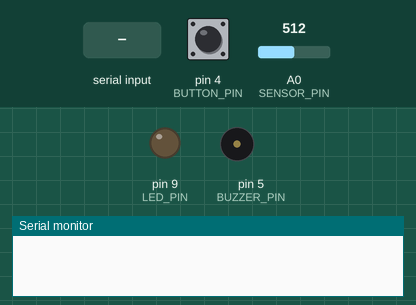
The sketch below on a simulated Arduino Uno, built with avr-gcc and run on an emulated ATmega328P. On the bench: output pins drawn as LEDs (lit = HIGH), buzzer (waves = sounding), the last lines printed to the serial monitor. The inputs (shaded band) are chosen by the test bench; at power-on: pin 4 (BUTTON_PIN) HIGH, A0 (SENSOR_PIN) = 512.

Above: at 1.2 s.
1.3 s: pin 4 (BUTTON_PIN) pulled LOW for 0.15 s
3.2 s: A0 (SENSOR_PIN) set to 413
4.7 s: A0 (SENSOR_PIN) set to 392
At 5.9 s:
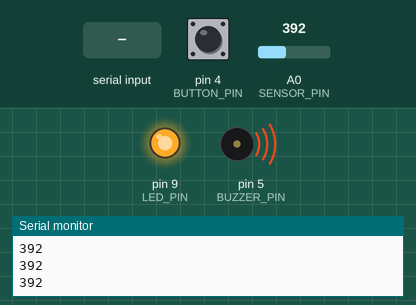
6.2 s: "90,45\n" received over Serial
At 8.0 s:
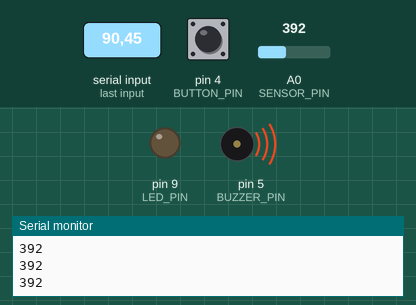
8.7 s: "30,150\n" received over Serial
At 9.2 s:
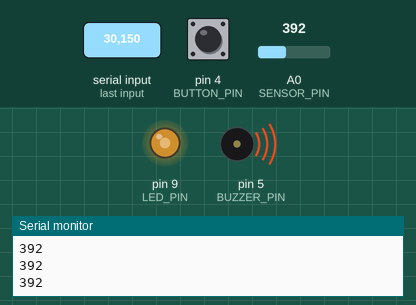
11.2 s: pin 4 (BUTTON_PIN) pulled LOW for 1 s
At 12.1 s:
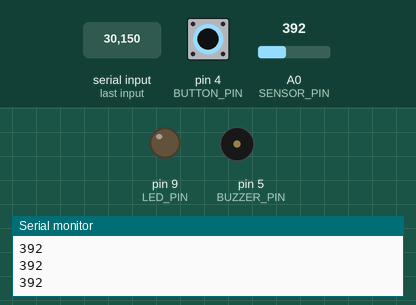
Timing chart, 0 to 14.2 s (numbered marks = the images above; inputs shaded):
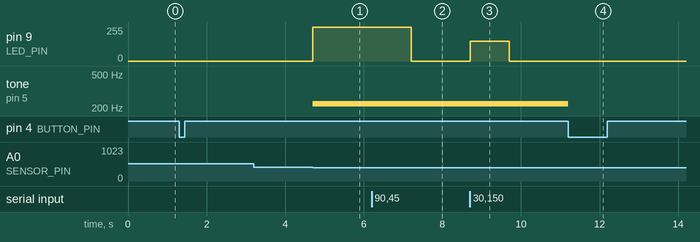

The sketch:

air_quality_monitor.ino
```cpp
// Arduino Air Quality Monitoring System
//
// Hardware connections:
//
// MQ-135 gas sensor:
//   AO  -> A0
//   GND -> GND
//   VCC -> 5V
//
// Push button:
//   Signal -> D4
//   GND    -> GND
//
// LED:
//   Signal -> D9
//   GND    -> GND
//
// Buzzer:
//   Signal -> D5
//   GND    -> GND
//
// Serial communication:
//   Baud rate: 9600
//
// The Arduino sends MQ-135 sensor readings to the Python application.
// The Python application can send a value between 0 and 255 to control
// the LED intensity.

#include <Arduino.h>


// ============================================================
// Pin configuration
// ============================================================

const int SENSOR_PIN = A0;
const int BUTTON_PIN = 4;
const int LED_PIN = 9;
const int BUZZER_PIN = 5;


// ============================================================
// Air quality thresholds
// ============================================================

const int GAS_THRESHOLD_LOW = 200;
const int GAS_THRESHOLD_HIGH = 400;


// ============================================================
// Timing configuration
// ============================================================

const unsigned long DEBOUNCE_DELAY = 200;
const unsigned long SENSOR_INTERVAL = 100;


// ============================================================
// System state
// ============================================================

bool monitoringEnabled = false;
bool lastButtonState = HIGH;

int sensorValue = 0;

// Default LED intensity.
// Range: 0 - 255
int ledIntensity = 255;

unsigned long lastDebounceTime = 0;
unsigned long lastSensorRead = 0;


// ============================================================
// Setup
// ============================================================

void setup() {

  // Start serial communication with the Python application.
  Serial.begin(9600);

  // Configure hardware pins.
  pinMode(BUTTON_PIN, INPUT_PULLUP);
  pinMode(LED_PIN, OUTPUT);
  pinMode(BUZZER_PIN, OUTPUT);

  // Ensure actuators are disabled when the system starts.
  analogWrite(LED_PIN, 0);
  noTone(BUZZER_PIN);
}


// ============================================================
// Main loop
// ============================================================

void loop() {

  // Check whether the user pressed the monitoring button.
  handleButton();

  // Check whether the Python application sent a new
  // LED intensity value.
  readSerialInput();

  // Run the monitoring system only when enabled.
  if (monitoringEnabled) {

    monitorAirQuality();

  } else {

    // Turn off the actuators when monitoring is disabled.
    analogWrite(LED_PIN, 0);
    noTone(BUZZER_PIN);
  }
}


// ============================================================
// Button handling
// ============================================================

void handleButton() {

  bool currentButtonState = digitalRead(BUTTON_PIN);

  // Detect the transition from released to pressed.
  if (
    currentButtonState == LOW &&
    lastButtonState == HIGH &&
    millis() - lastDebounceTime >= DEBOUNCE_DELAY
  ) {

    // Toggle the monitoring system.
    monitoringEnabled = !monitoringEnabled;

    lastDebounceTime = millis();
  }

  lastButtonState = currentButtonState;
}


// ============================================================
// Serial input from Python
// ============================================================

void readSerialInput() {

  if (Serial.available() > 0) {

    // The Python interface sends a value between 0 and 255.
    int receivedValue = Serial.parseInt();

    if (
      receivedValue >= 0 &&
      receivedValue <= 255
    ) {

      ledIntensity = receivedValue;
    }
  }
}


// ============================================================
// Air quality monitoring
// ============================================================

void monitorAirQuality() {

  // Limit how often the sensor is read.
  if (
    millis() - lastSensorRead < SENSOR_INTERVAL
  ) {
    return;
  }

  lastSensorRead = millis();

  // Read the analog output of the MQ-135 sensor.
  sensorValue = analogRead(SENSOR_PIN);

  // Send the sensor value to the Python application.
  Serial.println(sensorValue);


  // ----------------------------------------------------------
  // Alert condition
  // ----------------------------------------------------------

  if (
    sensorValue >= GAS_THRESHOLD_LOW &&
    sensorValue < GAS_THRESHOLD_HIGH
  ) {

    // Turn on the LED using the intensity configured
    // from the Python interface.
    analogWrite(
      LED_PIN,
      ledIntensity
    );

    // Generate an audible alert.
    tone(
      BUZZER_PIN,
      225,
      2000
    );

  } else {

    // No alert condition.
    analogWrite(
      LED_PIN,
      0
    );

    noTone(
      BUZZER_PIN
    );
  }
}
```

Measured:
- the behaviour switches between 400 and 399 on A0 (SENSOR_PIN) (found by bisection; images 0 and 1)
- after the input at 4.7 s, pin 9 (LED_PIN): 0/255 → 255/255 at once; tone on pin 5 (BUZZER_PIN): silent → 225 Hz at once
- after the input at 6.2 s, pin 9 (LED_PIN): 255/255 → 0/255 after 1.0 s
- after the input at 8.7 s, pin 9 (LED_PIN): 0/255 → 150/255 at once, → 0/255 1.0 s later
- after the input at 11.2 s, tone on pin 5 (BUZZER_PIN): 225 Hz → silent at once
